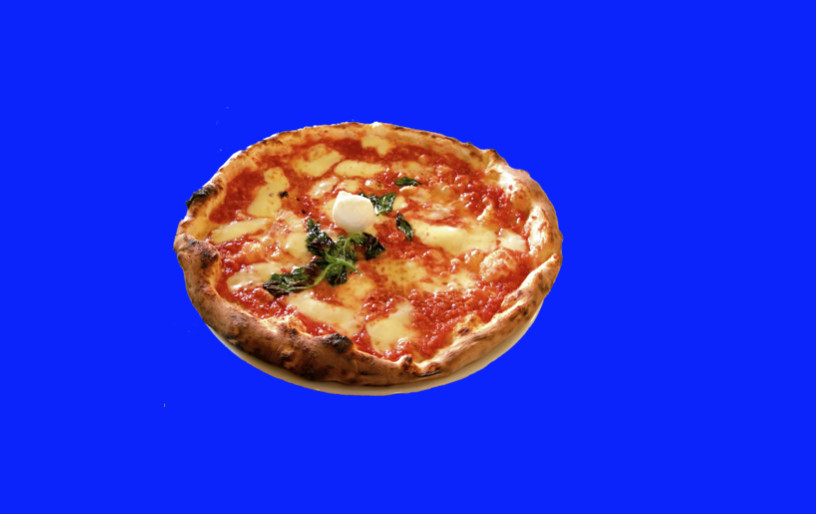
#> input picture images/pizza_bluescreen.jpg, 816 x 514 px
$ python solid_backgroud_extraction.py
#> lines starting #> are read from the running program, lines starting #| are printed output that depends on the picture; after the words box and inside, x2 and y2 are one past the last pixel; in counts of white or black regions, pixels touching at a corner belong together
import numpy as np
import cv2

winname = "CV"
cv2.namedWindow(winname)

# Read in the image
image = cv2.imread('images/pizza_bluescreen.jpg')
#> image is the input picture: shape (514, 816, 3); mean B, G, R 214.8, 51.2, 44.9

# Print out the type of image data and its dimensions (height, width, and color)
print('This image is:', type(image), ' with dimensions:', image.shape)
#| This image is: <class 'numpy.ndarray'>  with dimensions: (514, 816, 3)

# Make a copy of the image
image_copy = np.copy(image)

# Change color to RGB (from BGR)
image_copy = cv2.cvtColor(image_copy, cv2.COLOR_BGR2RGB)

# Display the image copy
cv2.imshow(winname, image_copy)
cv2.waitKey()

# Define the color selection boundaries in RGB values
lower_blue = np.array([0, 0, 200])
upper_blue = np.array([200, 200, 255])

# Define the masked area
mask = cv2.inRange(image_copy, lower_blue, upper_blue)
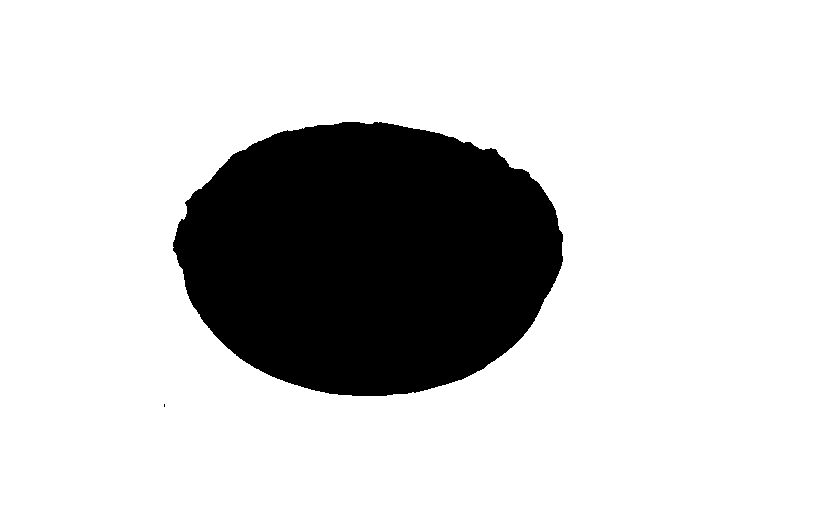
#> mask: shape (514, 816); 80.2% white; 2 black regions (1 under 20 px), largest, box (x1, y1, x2, y2) and area: (173, 122, 563, 396) 82846

# Visualise the mask
cv2.imshow(winname, mask)
cv2.waitKey()

# Mask the image to let the pizza show through
masked_image = np.copy(image_copy)

masked_image[mask != 0] = [0, 0, 0]
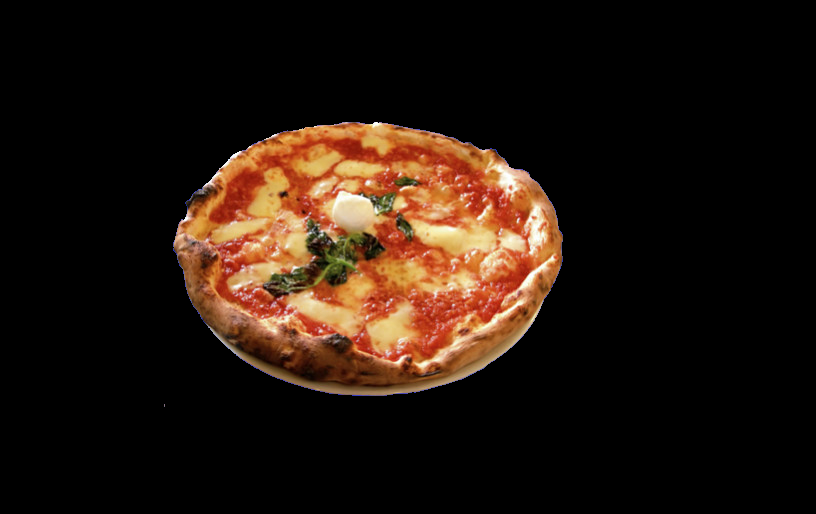
#> masked_image: shape (514, 816, 3); mean R, G, B 36, 22.3, 13.4

# Display it!
cv2.imshow(winname, masked_image)
cv2.waitKey()

# Load in a background image, and convert it to RGB
background_image = cv2.imread('images/space_background.jpg')
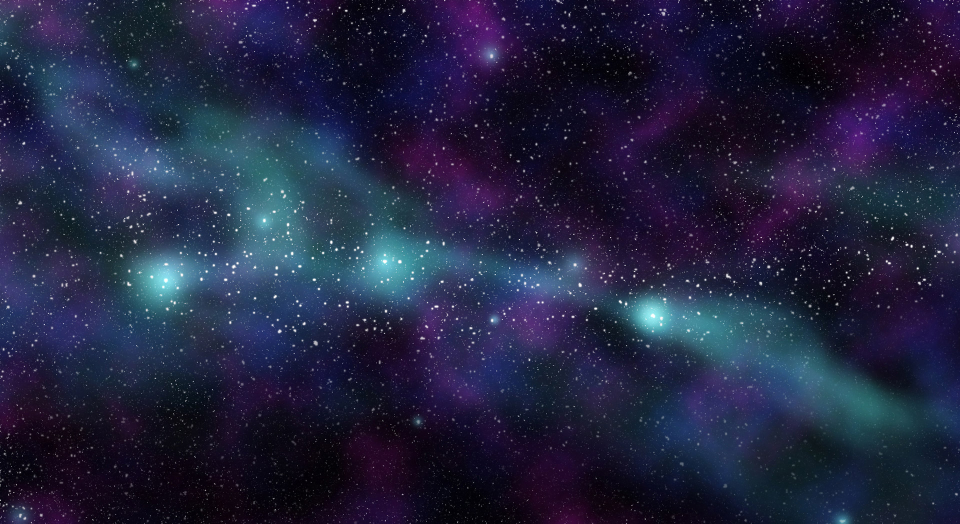
#> input picture images/space_background.jpg, 1920 x 1047 px (shown at 1/2 size)
#> background_image is the input picture: shape (1047, 1920, 3); mean B, G, R 64, 35.9, 33.2
background_image = cv2.cvtColor(background_image, cv2.COLOR_BGR2RGB)

# Crop it to the right size (514x816)
crop_background = background_image[0:514, 0:816]
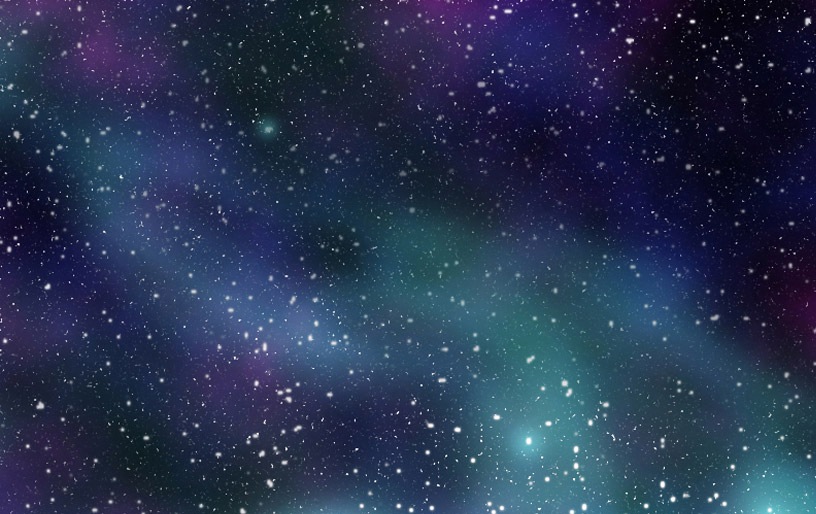
#> crop_background: shape (514, 816, 3); mean R, G, B 38.4, 51.7, 80

# Mask the cropped background so that the pizza area is blocked
crop_background[mask == 0] = [0, 0, 0]
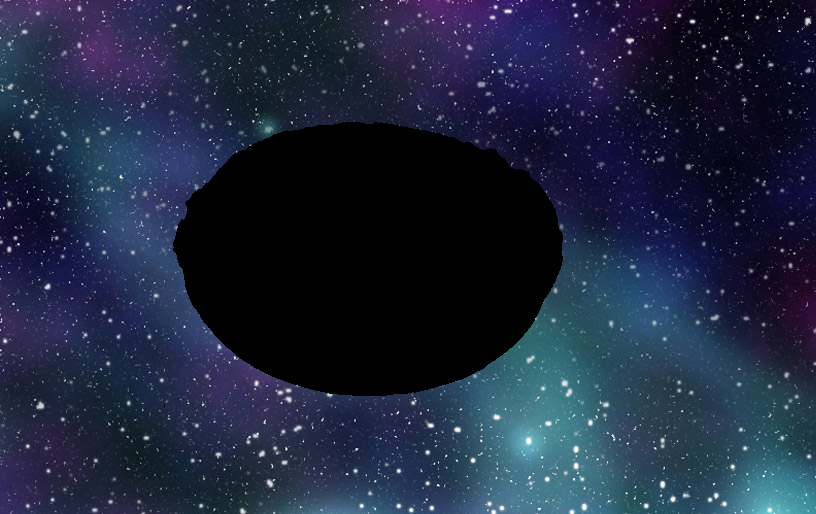
#> crop_background: shape (514, 816, 3); 19.75% of pixels changed, all inside (x1, y1, x2, y2) = (164, 122, 563, 407)

# Display the background
cv2.imshow(winname, crop_background)
cv2.waitKey()

# Add the two images together to create a complete image!
complete_image = masked_image + crop_background
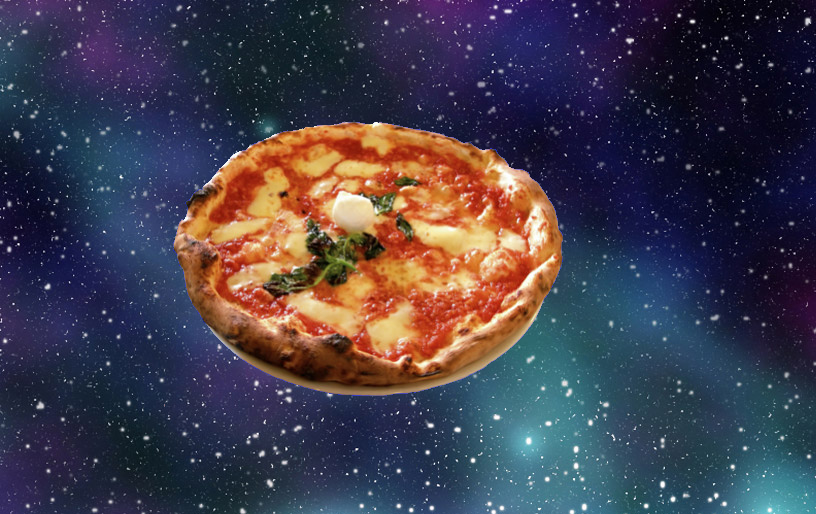
#> complete_image: shape (514, 816, 3); mean R, G, B 66.1, 61.2, 75.2

# Display the result
cv2.imshow(winname, complete_image)
cv2.waitKey()
cv2.destroyAllWindows()
